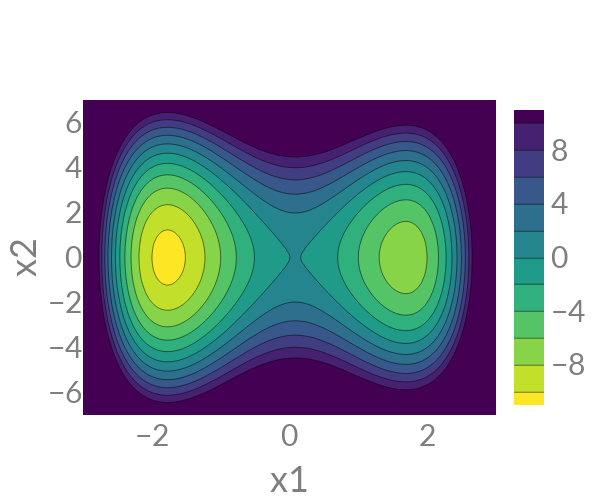

Notebook cell for this chart:
### Markdown cell above
We can plot this energy landscape as is done in Fig. 2 of Noe et al:

### Code cell
x_illustrate = np.linspace(-3,3,100)
y_illustrate = np.linspace(-7,7,100)
xx, yy = np.meshgrid(x_illustrate, y_illustrate, sparse=True)
E_illustrate = E(xx,yy)

fig = go.Figure(data =
    go.Contour(
        z=E_illustrate,
        x=x_illustrate, 
        y=y_illustrate,
        reversescale = True,
        colorscale = "viridis",
        contours=dict(
            start=-10,
            end=10,
            size=2,
        ),
    ))

fig.update_layout(
    #title="Plot Title",
    width=600,
    height=500,
    font=dict(
        family="Lato",
        size=30,
        color="#7f7f7f"
    ),
    xaxis_title="x1",
    yaxis_title="x2",
    xaxis = dict(
        tickmode = 'linear',
        tick0 = -4,
        dtick = 2
    )
)

fig.show()
#fig.write_image("images/double_well.pdf")

### Figure 1 — Plotly figure (JSON) as saved in the notebook; plotly's stock layout.template omitted (floating-point values rounded to 4 significant figures; data arrays with more than 128 entries replaced by an {"elided": "..."} marker saying what was removed)
{"data": [{"colorscale": [[0, "#440154"], [0.1111, "#482878"], [0.2222, "#3e4989"], [0.3333, "#31688e"], [0.4444, "#26828e"], [0.5556, "#1f9e89"], [0.6667, "#35b779"], [0.7778, "#6ece58"], [0.8889, "#b5de2b"], [1, "#fde725"]], "contours": {"end": 10, "size": 2, "start": -10}, "reversescale": true, "type": "contour", "x": [-3, -2.939, -2.879, -2.818, -2.758, -2.697, -2.636, -2.576, -2.515, -2.455, -2.394, -2.333, -2.273, -2.212, -2.152, -2.091, -2.03, -1.97, -1.909, -1.848, -1.788, -1.727, -1.667, -1.606, -1.545, -1.485, -1.424, -1.364, -1.303, -1.242, -1.182, -1.121, -1.061, -1, -0.9394, -0.8788, -0.8182, -0.7576, -0.697, -0.6364, -0.5758, -0.5152, -0.4545, -0.3939, -0.3333, -0.2727, -0.2121, -0.1515, -0.09091, -0.0303, 0.0303, 0.09091, 0.1515, 0.2121, 0.2727, 0.3333, 0.3939, 0.4545, 0.5152, 0.5758, 0.6364, 0.697, 0.7576, 0.8182, 0.8788, 0.9394, 1, 1.061, 1.121, 1.182, 1.242, 1.303, 1.364, 1.424, 1.485, 1.545, 1.606, 1.667, 1.727, 1.788, 1.848, 1.909, 1.97, 2.03, 2.091, 2.152, 2.212, 2.273, 2.333, 2.394, 2.455, 2.515, 2.576, 2.636, 2.697, 2.758, 2.818, 2.879, 2.939, 3], "y": [-7, -6.859, -6.717, -6.576, -6.434, -6.293, -6.152, -6.01, -5.869, -5.727, -5.586, -5.444, -5.303, -5.162, -5.02, -4.879, -4.737, -4.596, -4.455, -4.313, -4.172, -4.03, -3.889, -3.747, -3.606, -3.465, -3.323, -3.182, -3.04, -2.899, -2.758, -2.616, -2.475, -2.333, -2.192, -2.051, -1.909, -1.768, -1.626, -1.485, -1.343, -1.202, -1.061, -0.9192, -0.7778, -0.6364, -0.4949, -0.3535, -0.2121, -0.07071, 0.07071, 0.2121, 0.3535, 0.4949, 0.6364, 0.7778, 0.9192, 1.061, 1.202, 1.343, 1.485, 1.626, 1.768, 1.909, 2.051, 2.192, 2.333, 2.475, 2.616, 2.758, 2.899, 3.04, 3.182, 3.323, 3.465, 3.606, 3.747, 3.889, 4.03, 4.172, 4.313, 4.455, 4.596, 4.737, 4.879, 5.02, 5.162, 5.303, 5.444, 5.586, 5.727, 5.869, 6.01, 6.152, 6.293, 6.434, 6.576, 6.717, 6.859, 7], "z": {"elided": "100x100 float values"}}], "layout": {"font": {"color": "#7f7f7f", "family": "Lato", "size": 30}, "height": 500, "width": 600, "xaxis": {"dtick": 2, "tick0": -4, "tickmode": "linear", "title": {"text": "x1"}}, "yaxis": {"title": {"text": "x2"}}}}
